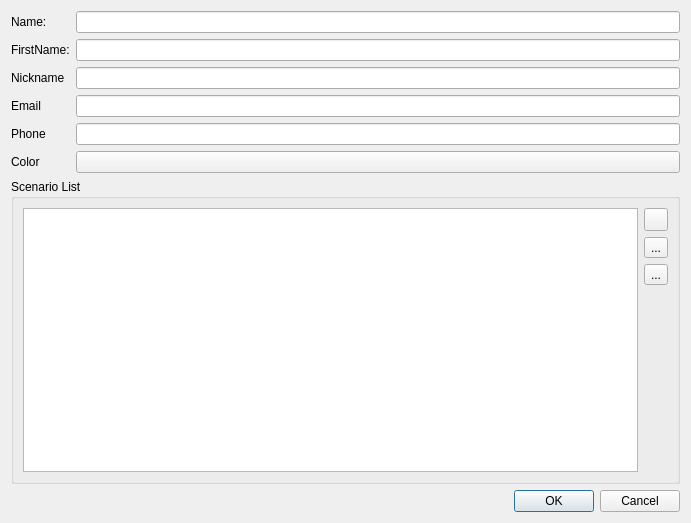
<?xml version="1.0" encoding="UTF-8"?>
<ui version="4.0">
 <class>GameMasterDialog</class>
 <widget class="QDialog" name="GameMasterDialog">
  <property name="windowModality">
   <enum>Qt::WindowModal</enum>
  </property>
  <property name="geometry">
   <rect>
    <x>0</x>
    <y>0</y>
    <width>691</width>
    <height>523</height>
   </rect>
  </property>
  <property name="windowTitle">
   <string>Maître de jeu</string>
  </property>
  <layout class="QVBoxLayout" name="verticalLayout_2">
   <item>
    <layout class="QFormLayout" name="formLayout">
     <item row="0" column="0">
      <widget class="QLabel" name="label">
       <property name="text">
        <string>Name:</string>
       </property>
      </widget>
     </item>
     <item row="0" column="1">
      <widget class="QLineEdit" name="m_nameEdit"/>
     </item>
     <item row="1" column="0">
      <widget class="QLabel" name="label_2">
       <property name="text">
        <string>FirstName:</string>
       </property>
      </widget>
     </item>
     <item row="1" column="1">
      <widget class="QLineEdit" name="m_firstNameEdit"/>
     </item>
     <item row="2" column="0">
      <widget class="QLabel" name="label_3">
       <property name="text">
        <string>Nickname</string>
       </property>
      </widget>
     </item>
     <item row="2" column="1">
      <widget class="QLineEdit" name="m_nickNameEdit"/>
     </item>
     <item row="3" column="0">
      <widget class="QLabel" name="label_4">
       <property name="text">
        <string>Email</string>
       </property>
      </widget>
     </item>
     <item row="3" column="1">
      <widget class="QLineEdit" name="m_mailAddress"/>
     </item>
     <item row="4" column="0">
      <widget class="QLabel" name="label_5">
       <property name="text">
        <string>Phone</string>
       </property>
      </widget>
     </item>
     <item row="4" column="1">
      <widget class="QLineEdit" name="m_phoneEdit"/>
     </item>
     <item row="5" column="0">
      <widget class="QLabel" name="label_6">
       <property name="text">
        <string>Color</string>
       </property>
      </widget>
     </item>
     <item row="5" column="1">
      <widget class="QPushButton" name="m_color">
       <property name="text">
        <string/>
       </property>
      </widget>
     </item>
    </layout>
   </item>
   <item>
    <widget class="QGroupBox" name="groupBox">
     <property name="title">
      <string>Scenario List</string>
     </property>
     <layout class="QHBoxLayout" name="horizontalLayout">
      <item>
       <widget class="QTableView" name="m_scenarioTable"/>
      </item>
      <item>
       <layout class="QVBoxLayout" name="verticalLayout">
        <item>
         <widget class="QToolButton" name="m_newButton">
          <property name="text">
           <string/>
          </property>
         </widget>
        </item>
        <item>
         <widget class="QToolButton" name="m_deleteButton">
          <property name="text">
           <string>...</string>
          </property>
         </widget>
        </item>
        <item>
         <widget class="QToolButton" name="m_addGame">
          <property name="text">
           <string>...</string>
          </property>
         </widget>
        </item>
        <item>
         <spacer name="verticalSpacer">
          <property name="orientation">
           <enum>Qt::Vertical</enum>
          </property>
          <property name="sizeHint" stdset="0">
           <size>
            <width>20</width>
            <height>40</height>
           </size>
          </property>
         </spacer>
        </item>
       </layout>
      </item>
     </layout>
    </widget>
   </item>
   <item>
    <widget class="QDialogButtonBox" name="buttonBox">
     <property name="orientation">
      <enum>Qt::Horizontal</enum>
     </property>
     <property name="standardButtons">
      <set>QDialogButtonBox::Cancel|QDialogButtonBox::Ok</set>
     </property>
    </widget>
   </item>
  </layout>
 </widget>
 <resources/>
 <connections>
  <connection>
   <sender>buttonBox</sender>
   <signal>accepted()</signal>
   <receiver>GameMasterDialog</receiver>
   <slot>accept()</slot>
   <hints>
    <hint type="sourcelabel">
     <x>248</x>
     <y>254</y>
    </hint>
    <hint type="destinationlabel">
     <x>157</x>
     <y>274</y>
    </hint>
   </hints>
  </connection>
  <connection>
   <sender>buttonBox</sender>
   <signal>rejected()</signal>
   <receiver>GameMasterDialog</receiver>
   <slot>reject()</slot>
   <hints>
    <hint type="sourcelabel">
     <x>316</x>
     <y>260</y>
    </hint>
    <hint type="destinationlabel">
     <x>286</x>
     <y>274</y>
    </hint>
   </hints>
  </connection>
 </connections>
</ui>
